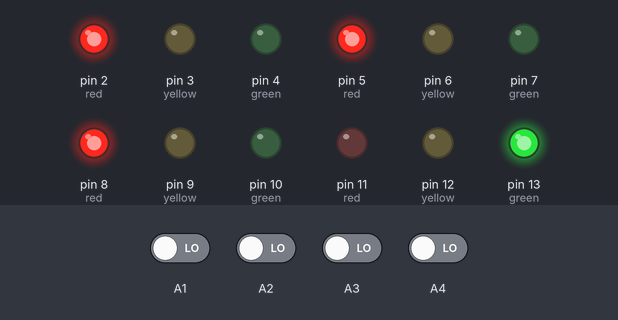
A sketch run on a simulated Arduino Uno, built with avr-gcc and run on an emulated ATmega328P. Parts: output pins drawn as LEDs (lit = HIGH). The inputs (shaded band) are chosen by the test bench; at power-on: A1–4 LOW.

Above: at 1.2 s.
1.3 s: A4 driven HIGH
At 6.8 s:
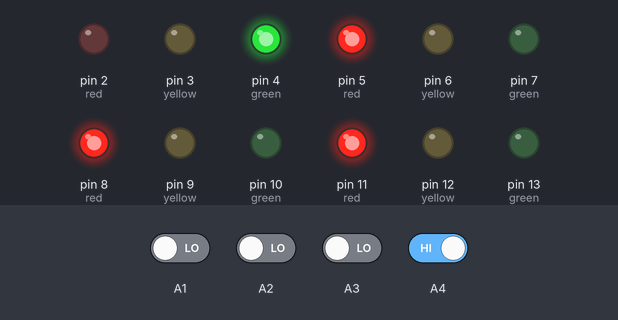
16.5 s: A2 driven HIGH
At 20.7 s:
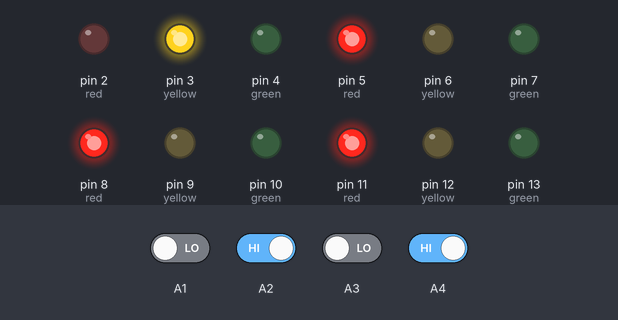
33.0 s: A3 driven HIGH
At 34.6 s:
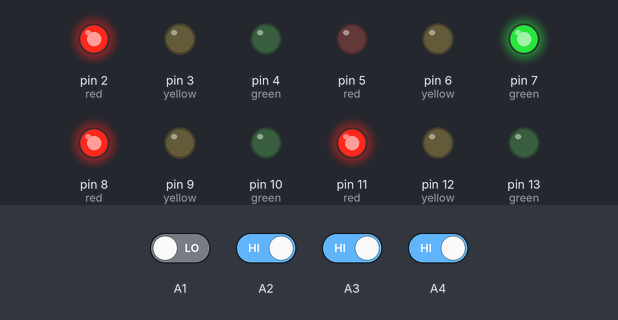
45.0 s: A1 driven HIGH
At 56.1 s:
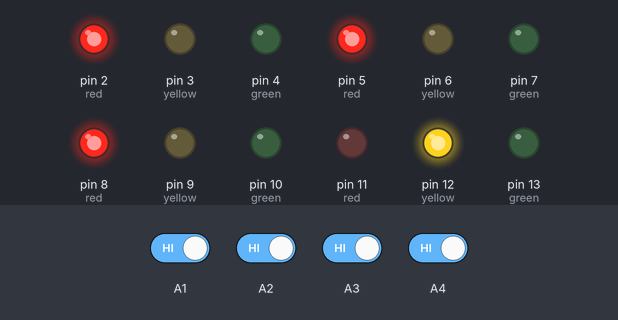
Timing chart, 0 to 59.5 s (numbered marks = the images above; inputs shaded):
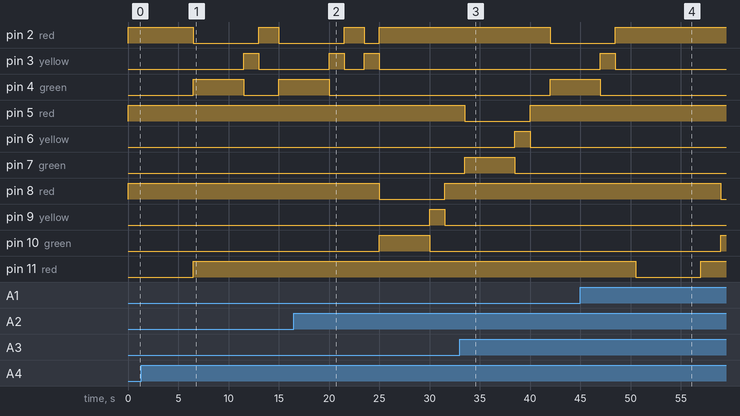

The sketch:

trafficlight.ino
```cpp
// working code
#define gtime 5000
#define ytime 1500
#define rtime 2000
unsigned long currentTime = 0;
unsigned long startTime = 0;

int IR1 = 0, IR2 = 0, IR3 = 0, IR4 = 0;
int IRdata[4];
int green = 13;
int yellow = 12;
int red = 11;
bool redOff = 1;
bool yellowOff = 1;
bool greenOff = 1;
int cycledone = 0;
int pins[] = {9,8,10,7,6,5,4,3,2,11,12,13};

void runcycle(int x);
void updatesensors(int i);


void setup(){
  Serial.begin(9600);
  pinMode(A1, INPUT);
  pinMode(A2, INPUT);
  pinMode(A3, INPUT);
  pinMode(A4, INPUT);
  for(int i = 0; i < 12; i++){
  	pinMode(pins[i], OUTPUT);
  }
}

void loop(){
  currentTime = millis();
  if(redOff && yellowOff){
    cycledone = 0;
 	  digitalWrite(green, HIGH);
    digitalWrite(red, LOW);
    greenOff = 0;
    if(currentTime - startTime >= gtime){
 	    digitalWrite(green, LOW);
      greenOff = 1;
      startTime = currentTime;
    }
  }
  if(redOff && greenOff){
    cycledone = 0;
    digitalWrite(yellow, HIGH);
    yellowOff = 0;
    if(currentTime - startTime >= ytime){
      digitalWrite(yellow, LOW);
      yellowOff = 1;
      startTime = currentTime;
    }
  }
  if(greenOff && yellowOff){
    cycledone = 1;
    digitalWrite(red, HIGH);
    redOff = 0;
    if(currentTime - startTime >= rtime){
      redOff = 1;
      startTime = currentTime;
      green -= 3; yellow -= 3; red -= 3;
      if (green == 1){
        green = 13; yellow = 12; red = 11;
      }
    }
  }
  switch (green){
    case 13:
      digitalWrite(8, HIGH);
      digitalWrite(5, HIGH);
      digitalWrite(2, HIGH);
      break;
    case 10:
      digitalWrite(11, HIGH);
      digitalWrite(5, HIGH);
      digitalWrite(2, HIGH);
      break;
    case 7:
      digitalWrite(8, HIGH);
      digitalWrite(11, HIGH);
      digitalWrite(2, HIGH);
      break;
    case 4:
      digitalWrite(8, HIGH);
      digitalWrite(5, HIGH);
      digitalWrite(11, HIGH);
      break;
	}

  for(int i = 0;i < 4; i++){
   	updatesensors(i);
    if(IRdata[i] ==  0){
       continue;
    }
    else{
      if(cycledone == 1){
      	runcycle(i);
      }
    }
  }
}

void runcycle(int x){
  switch(x){
    case 0:
    green = 13;
    yellow = 12;
    red = 11;
    break;
    case 1:
    green = 10;
    yellow = 9;
    red = 8;
    break;
    case 2:
    green = 7;
    yellow = 6;
    red = 5;
    break;
    case 3:
    green = 4;
    yellow = 3;
    red = 2;
    break;
  }
    digitalWrite(green, HIGH);
    digitalWrite(red, LOW);
    delay(gtime);
    digitalWrite(green, LOW);
    digitalWrite(yellow, HIGH);
    delay(ytime);
    digitalWrite(yellow, LOW);
    digitalWrite(red, HIGH);
    delay(rtime);
}
void updatesensors(int i){
    IR1 = digitalRead(A1);
    IR2 = digitalRead(A2);
    IR3 = digitalRead(A3);
    IR4 = digitalRead(A4);
    switch(i){
      case 0:
      	IRdata[0] = IR1;
      	break;
      case 1:
      	IRdata[1] = IR2;
      	break;
      case 2:
      	IRdata[2] = IR3;
      	break;
      case 3:
      	IRdata[3] = IR4;
      	break;
    }
}
```

Measured:
- after the input at 1.3 s, pin 2 (red): HIGH → LOW after 5.2 s, → HIGH 6.5 s later, → LOW 2.0 s later; pin 3 (yellow): LOW → HIGH after 10.2 s, → LOW 1.5 s later
- after the input at 16.5 s, pin 3 (yellow): goes on until 25.0 s, then stays LOW; pin 4 (green): goes on until 20.0 s, then stays LOW; pin 8 (red): HIGH → LOW after 8.5 s, → HIGH 6.5 s later; pin 9 (yellow): LOW → HIGH after 13.5 s, → LOW 1.5 s later; pin 10 (green): LOW → HIGH after 8.5 s, → LOW 5.0 s later
- after the input at 33.0 s, pin 3 (yellow): stays LOW (without the input it goes to HIGH after 5.5 s); pin 5 (red): HIGH → LOW after 0.50 s, → HIGH 6.5 s later; pin 6 (yellow): LOW → HIGH after 5.5 s, → LOW 1.5 s later; pin 7 (green): LOW → HIGH after 0.50 s, → LOW 5.0 s later; pin 8 (red): stays HIGH (without the input it goes to LOW after 9.0 s)
- after the input at 45.0 s, pin 5 (red): stays HIGH (without the input it goes to LOW after 14.0 s); pin 7 (green): stays LOW (without the input it goes to HIGH after 14.0 s)
